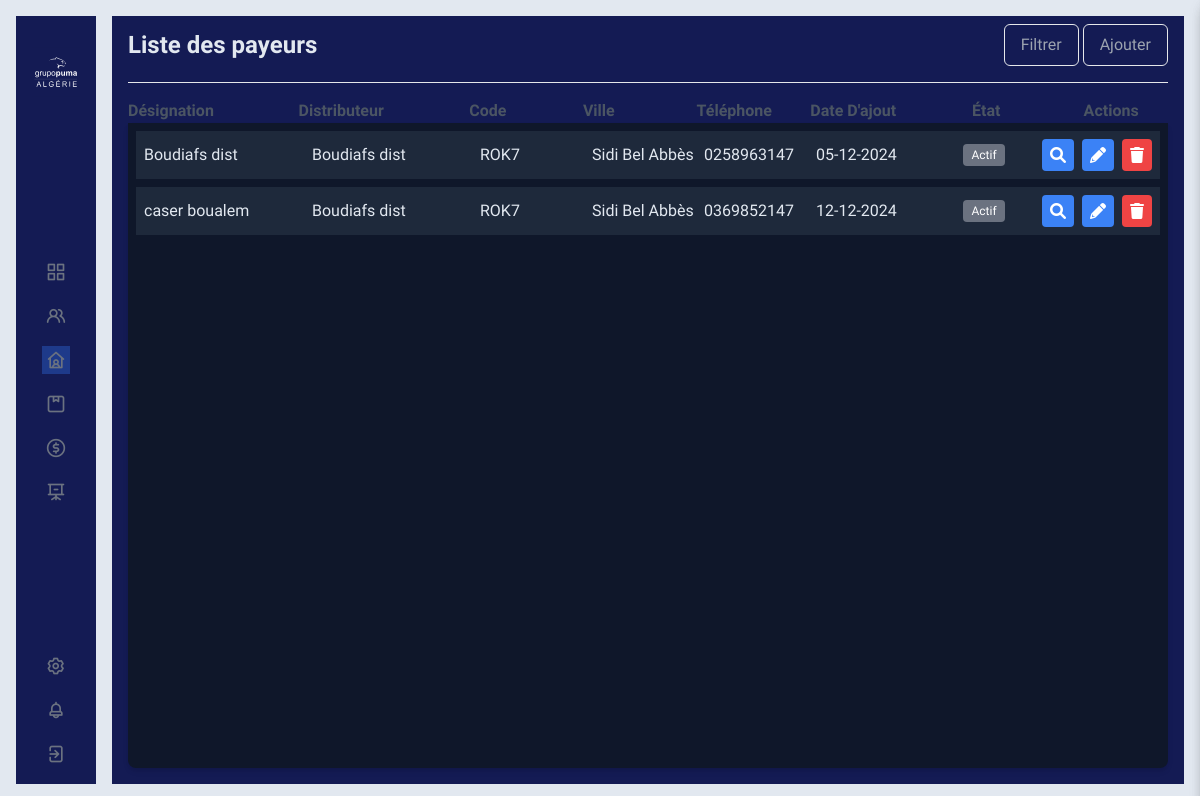
Page /distributeur/payeurdraft (signed in) on the committed database.
### Distributeur/models.py (models this page shows)
class Payeur(models.Model):
    id = models.AutoField(primary_key=True)
    distributeur = models.ForeignKey(Distributeur, on_delete=models.CASCADE)
    code = models.CharField(max_length=100, default='0000000')
    designation = models.CharField(max_length=100)
    ville = models.ForeignKey(Ville, on_delete=models.CASCADE, null=True, blank=True)
    telephone = models.CharField(max_length=200, null=True, blank=True)
    adresse = models.CharField(max_length=200, null=True, blank=True)
    active = models.BooleanField(default=True)
    nif = models.CharField(max_length=20, null=True, blank=True)
    nis = models.CharField(max_length=20, null=True, blank=True)
    art = models.CharField(max_length=20, null=True, blank=True)
    rc = models.CharField(max_length=20, null=True, blank=True)
    nif_file = models.FileField(upload_to="PayeurData", blank=True, null=True)
    nis_file = models.FileField(upload_to="PayeurData", blank=True, null=True)
    art_file = models.FileField(upload_to="PayeurData", blank=True, null=True)
    rc_file = models.FileField(upload_to="PayeurData", blank=True, null=True)
    date_ajout = models.DateTimeField(auto_now=True)
    draft = models.BooleanField(default=False)
    def __str__(self):
        return self.designation

class Distributeur(models.Model):
    id = models.AutoField(primary_key=True)
    user = models.ForeignKey(CustomUser, on_delete=models.CASCADE, unique=True)
    code = models.CharField(max_length=100, default='0000000', blank=True, null=True)
    designation = models.CharField(max_length=100, blank=True, null=True)
    ville = models.ForeignKey(Ville, on_delete=models.CASCADE, blank=True, null=True)
    adresse = models.CharField(max_length=255, blank=True, null=True)
    nif = models.CharField(max_length=20, blank=True, null=True)
    nis = models.CharField(max_length=20, blank=True, null=True)
    art = models.CharField(max_length=20, blank=True, null=True)
    rc = models.CharField(max_length=20, blank=True, null=True)
    plafonnement = models.FloatField(default=1000000, blank=True, null=True)
    bloquer = models.BooleanField(default=False)
    echeance_jour = models.IntegerField(default=0, blank=True, null=True)
    ristourn_a = models.FloatField(default=0)
    ristourn_na = models.FloatField(default=0)
    objectif_a = models.FloatField(default=0)
    objectif_m = models.FloatField(default=0)
    def __str__(self):
        return self.designation

### Session/models.py (models this page shows)
class Ville(models.Model):
    id = models.AutoField(primary_key=True)
    designation = models.CharField(max_length=80)
    region = models.CharField(max_length=6, choices=Typeregion, default='EST', blank=True, null=True)
    def __str__(self):
        return self.designation

### Distributeur/views.py (the view, shortened to what this page needs)
# urls.py: path('payeurdraft', PayDiftView, name='payeurdraft'),
@login_required
def PayDiftView(request):
    if (request.user.type in ["Distributeur", 'Employé'] ):
        listmodules = list(
            set(request.user.user_permissions.values_list('content_type__model', flat=True))
        )
        if ('payeur' in listmodules):
            listeauth = list(
                set(
                    Permission.objects.filter(user=request.user, content_type__model='payeur').values_list('codename', flat=True)
                )
            )
            code = request.GET.get('code', '').strip()
            designation = request.GET.get('designation', '').strip()
            telephone = request.GET.get('telephone', '').strip()
            adresse = request.GET.get('adresse', '').strip()
            nif = request.GET.get('nif', '').strip()
            nis = request.GET.get('nis', '').strip()
            art = request.GET.get('art', '').strip()
            rc = request.GET.get('rc', '').strip()
            distributeur = request.GET.get('distributeur', '')
            ville = request.GET.get('ville', '')
            active = request.GET.get('active', '')
            dist_list = Payeur.objects.filter(distributeur__user = request.user)
            """if code:
                dist_list = dist_list.filter(code__icontains=code)
            if designation:
                dist_list = dist_list.filter(designation__icontains=designation)
            if telephone:
                dist_list = dist_list.filter(telephone__icontains=telephone)
            if adresse:
                dist_list = dist_list.filter(adresse__icontains=adresse)
            if nif:
                dist_list = dist_list.filter(nif__icontains=nif)
            if nis:
                dist_list = dist_list.filter(nis__icontains=nis)
            if art:
                dist_list = dist_list.filter(art__icontains=art)
            if rc:
                dist_list = dist_list.filter(rc__icontains=rc)"""
            print(dist_list)
            if ville:
                dist_list = dist_list.filter(ville_id=ville)
            if active:
                dist_list = dist_list.filter(active=(active == 'true'))
            ville_list = Ville.objects.all()
            return render(request, "Dist/PayeurDraft.html",
                          {
                              'dist_list': dist_list,
                              'ville_list': ville_list,
                              'listeauth': listeauth,
                              "listmodules": listmodules
                          })
        else:
            return render(request,"access.html", {"listmodules": listmodules})

### templates/Dist/PayeurDraft.html (shortened to what this page needs)
{% extends "baseNew.html" %}
{% load static %}
{% block content %}
    <div class="w-full h-full backprimer px-4 pb-4 flex flex-col">
        <div class="flex justify-between items-center pt-4 mb-4" style="margin-top: -8px">
            <h2 class="text-2xl font-bold textslate">Liste des payeurs</h2>
            <div>
                <button id="filterButton" class="btn capitalize backprimer px-4 py-2 border border-slate-300 text-gray-400
                    hover:bg-blue-900 hover:border-slate-400 rounded-md">Filtrer
                </button>
                {% if "add_payeur" in listeauth %}
                    <button id="addButton" class="btn capitalize backprimer px-4 py-2 border border-slate-300 text-gray-400
                        hover:bg-blue-900 hover:border-slate-400 rounded-md">Ajouter
                    </button>
                {% else %}
                    <button class="btn capitalize bg-gray-500 text-white px-4 py-2 border rounded-md cursor-not-allowed">
                        Ajouter
                    </button>
                {% endif %}
            </div>
        </div>
        <hr/>
        <div class="pt-4">
            <div class="flex items-center justify-between text-gray-600 font-semibold">
                <div class="w-1/4 capitalize">Désignation</div>
                <div class="w-1/4 capitalize">Distributeur</div>
                <div class="w-1/6 capitalize">Code</div>
                <div class="w-1/6 capitalize">Ville</div>
                <div class="w-1/6 capitalize">Téléphone</div>
                <div class="w-1/6 capitalize">Date d'ajout</div>
                <div class="w-1/6 capitalize pl-12">état</div>
                <div class="w-1/6 capitalize text-center">Actions</div>
            </div>
        </div>
        <div class="flex-grow shadow-md rounded-b-lg backslateprime p-2 overflow-y-auto">
            {% for elem in dist_list %}
                <div class="flex items-center justify-between p-2 backslateslite flex-none mb-2 ">
                    <div class="textslate w-1/4">{{ elem.designation }}</div>
                    <div class="textslate w-1/4">{{ elem.distributeur }}</div>
                    <div class="textslate w-1/6">{{ elem.code }}</div>
                    <div class="textslate w-1/6">{{ elem.ville }}</div>
                    <div class="textslate w-1/6">{{ elem.telephone }}</div>
                    <div class="textslate w-1/6">{{ elem.date_ajout|date:'d-m-Y' }}</div>
                    <div class="w-1/6 text-center">
                    <span class="bg-gray-500 text-white text-xs px-2 py-1 rounded">{% if elem.bloque %}
                        Bloqué {% else %} Actif {% endif %}</span>
                    </div>
                    <div class="flex space-x-2 w-1/6 justify-end">
                        <button id="viewButton" class="viewButton bg-blue-500 text-white p-2 rounded viewelem_{{ elem.id }}">
                            <i class="fas fa-search"
                               onclick="newdatauserview({{ elem.id }}, {{ elem.distributeur.id }}, '{{ elem.code|escapejs }}', '{{ elem.designation|escapejs }}', {{ elem.ville.id }},
                                       '{{ elem.telephone|escapejs }}', '{{ elem.adresse|escapejs }}', '{{ elem.nif|escapejs }}', '{{ elem.nis|escapejs }}', '{{ elem.art|escapejs }}',
                                       '{{ elem.rc|escapejs }}', '{{ elem.active|escapejs }}', '{{ elem.nif_file|escapejs }}', '{{ elem.nis_file|escapejs }}', '{{ elem.art_file|escapejs }}',
                                       '{{ elem.rc_file|escapejs }}')">
                            </i>
                        </button>
                        <button id="editButton" class="editButton bg-blue-500 text-white p-2 rounded">
                            <i class="fas fa-pencil-alt"
                               onclick="newdatauser({{ elem.id }}, {{ elem.distributeur.id }}, '{{ elem.code|escapejs }}', '{{ elem.designation|escapejs }}', {{ elem.ville.id }},
                                       '{{ elem.telephone|escapejs }}', '{{ elem.adresse|escapejs }}', '{{ elem.nif|escapejs }}', '{{ elem.nis|escapejs }}', '{{ elem.art|escapejs }}',
                                       '{{ elem.rc|escapejs }}', '{{ elem.active|escapejs }}', '{{ elem.nif_file|escapejs }}', '{{ elem.nis_file|escapejs }}', '{{ elem.art_file|escapejs }}',
                                       '{{ elem.rc_file|escapejs }}')">
                            </i>
                        </button>
                        <button class="bg-red-500 text-white p-2 rounded delete-btn" data-identifiant="{{ elem.id }}"><i
                                class="fas fa-trash"></i></button>
                    </div>
                </div>
            {% endfor %}
        </div>
    </div>
{% endblock %}

### rows in the picture
Payeur: designation "Boudiafs dist", distributeur "Boudiafs dist", code "ROK7", ville "Sidi Bel Abbès", telephone "0258963147", date_ajout "05-12-2024", active True (drawn)
Payeur: designation "caser boualem", distributeur "Boudiafs dist", code "ROK7", ville "Sidi Bel Abbès", telephone "0369852147", date_ajout "12-12-2024", active True (drawn)
